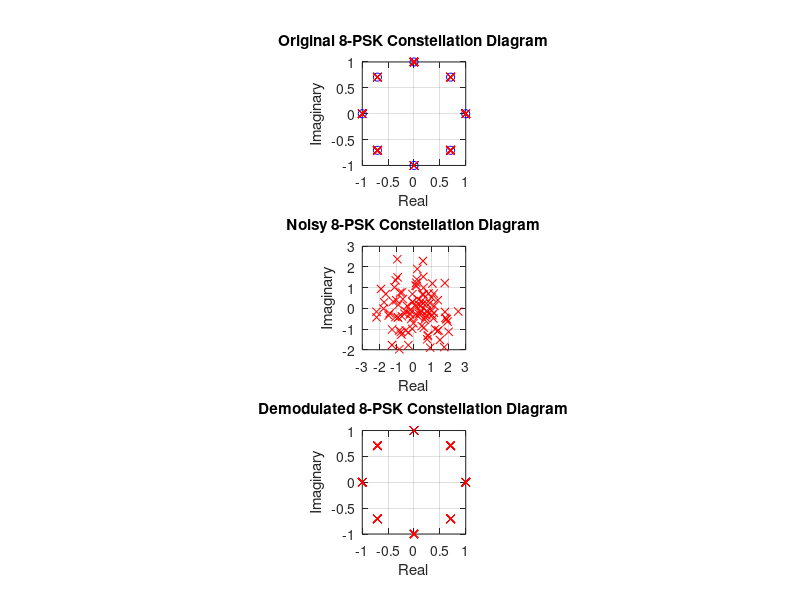
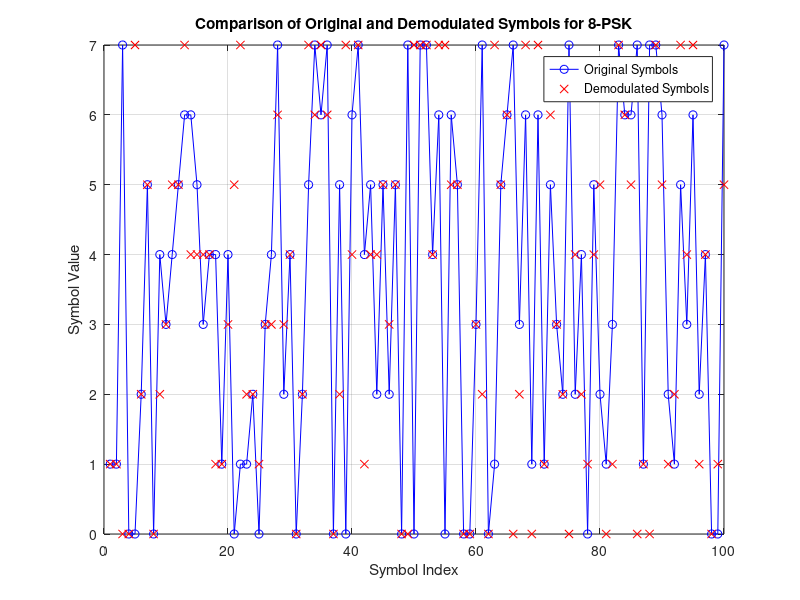

MATLAB code for these plots, in order:
% 8-PSK Modulation & Demodulation Schemes

clc, clear, close all;

%% Parameters

theta = (0:7) * (2 * pi / 8);
constPoints = exp(1j * theta);

numSymbols = 100;
symbols = randi([0 7], numSymbols, 1);

%% Modulation

modulatedSignal = constPoints(symbols + 1);

noiseVariance = 1; % Adjust this for different noise levels
noisySignal = modulatedSignal + sqrt(noiseVariance/2)*(randn(size(modulatedSignal)) + 1j*randn(size(modulatedSignal)));

%% Demodulation

demodulatedSymbols = zeros(numSymbols, 1);
for i = 1:numSymbols
    [~, closestPointIndex] = min(abs(noisySignal(i) - constPoints));
    demodulatedSymbols(i) = closestPointIndex - 1;
end

%% Simulated BER Analysis

numErrors = sum(demodulatedSymbols ~= symbols);
ber_simulated = numErrors / numSymbols;
disp(['Bit Error Rate (BER) for 8-PSK: ', num2str(ber_simulated)]);

%% Plots

% Constellation Diagrams
figure(1)

subplot(311);
plot(real(constPoints), imag(constPoints), 'bo');
hold on;
plot(real(modulatedSignal), imag(modulatedSignal), 'rx');
title('Original 8-PSK Constellation Diagram');
xlabel('Real');
ylabel('Imaginary');
axis square;
grid on;

subplot(312);
plot(real(noisySignal), imag(noisySignal), 'rx');
title('Noisy 8-PSK Constellation Diagram');
xlabel('Real');
ylabel('Imaginary');
axis square;
grid on;

subplot(313);
plot(real(constPoints(demodulatedSymbols + 1)), imag(constPoints(demodulatedSymbols + 1)), 'rx');
title('Demodulated 8-PSK Constellation Diagram');
xlabel('Real');
ylabel('Imaginary');
axis square;
grid on;

% Original and Demodulated Symbols
figure(2)
plot(1:numSymbols, symbols, 'bo-', 1:numSymbols, demodulatedSymbols, 'rx');
legend('Original Symbols', 'Demodulated Symbols');
title('Comparison of Original and Demodulated Symbols for 8-PSK');
xlabel('Symbol Index');
ylabel('Symbol Value');
grid on;
